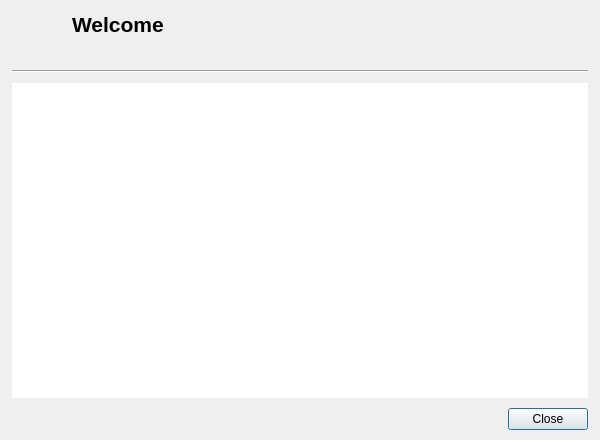
<?xml version="1.0" encoding="UTF-8"?>
<ui version="4.0">
 <class>WhatsNewDialog</class>
 <widget class="QDialog" name="WhatsNewDialog">
  <property name="geometry">
   <rect>
    <x>0</x>
    <y>0</y>
    <width>600</width>
    <height>440</height>
   </rect>
  </property>
  <property name="minimumSize">
   <size>
    <width>520</width>
    <height>360</height>
   </size>
  </property>
  <property name="windowTitle">
   <string>What's New</string>
  </property>
  <property name="sizeGripEnabled" stdset="0">
   <bool>false</bool>
  </property>
  <layout class="QVBoxLayout" name="verticalLayout">
   <property name="spacing">
    <number>10</number>
   </property>
   <property name="leftMargin">
    <number>12</number>
   </property>
   <property name="topMargin">
    <number>12</number>
   </property>
   <property name="rightMargin">
    <number>12</number>
   </property>
   <property name="bottomMargin">
    <number>10</number>
   </property>
   <item>
    <layout class="QHBoxLayout" name="headerLayout">
     <property name="spacing">
      <number>12</number>
     </property>
     <item>
      <widget class="QLabel" name="iconLabel">
       <property name="minimumSize">
        <size>
         <width>48</width>
         <height>48</height>
        </size>
       </property>
       <property name="maximumSize">
        <size>
         <width>48</width>
         <height>48</height>
        </size>
       </property>
       <property name="alignment">
        <set>Qt::AlignTop</set>
       </property>
      </widget>
     </item>
     <item>
      <layout class="QVBoxLayout" name="headerTextLayout">
       <property name="spacing">
        <number>2</number>
       </property>
       <item>
        <widget class="QLabel" name="titleLabel">
         <property name="font">
          <font>
           <pointsize>16</pointsize>
           <weight>75</weight>
           <bold>true</bold>
          </font>
         </property>
         <property name="text">
          <string>Welcome</string>
         </property>
         <property name="wordWrap">
          <bool>true</bool>
         </property>
        </widget>
       </item>
       <item>
        <widget class="QLabel" name="subtitleLabel">
         <property name="text">
          <string/>
         </property>
         <property name="wordWrap">
          <bool>true</bool>
         </property>
        </widget>
       </item>
      </layout>
     </item>
    </layout>
   </item>
   <item>
    <widget class="Line" name="headerSeparator">
     <property name="orientation">
      <enum>Qt::Horizontal</enum>
     </property>
    </widget>
   </item>
   <item>
    <widget class="QTextBrowser" name="bodyBrowser">
     <property name="frameShape">
      <enum>QFrame::NoFrame</enum>
     </property>
     <property name="openExternalLinks">
      <bool>true</bool>
     </property>
    </widget>
   </item>
   <item>
    <widget class="QDialogButtonBox" name="buttonBox">
     <property name="orientation">
      <enum>Qt::Horizontal</enum>
     </property>
     <property name="standardButtons">
      <set>QDialogButtonBox::Close</set>
     </property>
    </widget>
   </item>
  </layout>
 </widget>
 <resources/>
 <connections>
  <connection>
   <sender>buttonBox</sender>
   <signal>accepted()</signal>
   <receiver>WhatsNewDialog</receiver>
   <slot>accept()</slot>
   <hints>
    <hint type="sourcelabel">
     <x>252</x>
     <y>400</y>
    </hint>
    <hint type="destinationlabel">
     <x>280</x>
     <y>210</y>
    </hint>
   </hints>
  </connection>
  <connection>
   <sender>buttonBox</sender>
   <signal>rejected()</signal>
   <receiver>WhatsNewDialog</receiver>
   <slot>reject()</slot>
   <hints>
    <hint type="sourcelabel">
     <x>320</x>
     <y>400</y>
    </hint>
    <hint type="destinationlabel">
     <x>280</x>
     <y>210</y>
    </hint>
   </hints>
  </connection>
 </connections>
</ui>
